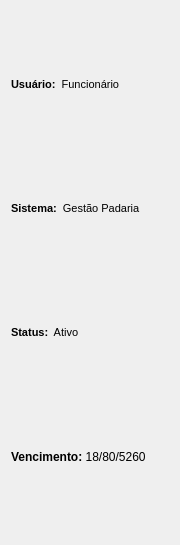
            <widget class="QWidget" name="page_2">
             <property name="geometry">
              <rect>
               <x>0</x>
               <y>0</y>
               <width>180</width>
               <height>545</height>
              </rect>
             </property>
             <property name="cursor">
              <cursorShape>ArrowCursor</cursorShape>
             </property>
             <attribute name="label">
              <string>SISTEMA</string>
             </attribute>
             <layout class="QVBoxLayout" name="verticalLayout_13">
              <property name="spacing">
               <number>0</number>
              </property>
              <property name="rightMargin">
               <number>0</number>
              </property>
              <item>
               <widget class="QLabel" name="label_4">
                <property name="minimumSize">
                 <size>
                  <width>85</width>
                  <height>50</height>
                 </size>
                </property>
                <property name="maximumSize">
                 <size>
                  <width>170</width>
                  <height>100</height>
                 </size>
                </property>
                <property name="text">
                 <string>&lt;!DOCTYPE HTML PUBLIC &quot;-//W3C//DTD HTML 4.0//EN&quot; &quot;http://www.w3.org/TR/REC-html40/strict.dtd&quot;&gt;
&lt;html&gt;&lt;head&gt;&lt;meta name=&quot;qrichtext&quot; content=&quot;1&quot; /&gt;&lt;style type=&quot;text/css&quot;&gt;
p, li { white-space: pre-wrap; }
&lt;/style&gt;&lt;/head&gt;&lt;body style=&quot; font-family:'MS Shell Dlg 2'; font-size:8pt; font-weight:400; font-style:normal;&quot;&gt;
&lt;p style=&quot; margin-top:12px; margin-bottom:12px; margin-left:0px; margin-right:0px; -qt-block-indent:0; text-indent:0px;&quot;&gt;&lt;span style=&quot; font-weight:600;&quot;&gt;Usuário:  &lt;/span&gt;Funcionário&lt;/p&gt;&lt;/body&gt;&lt;/html&gt;</string>
                </property>
               </widget>
              </item>
              <item>
               <widget class="QLabel" name="label_5">
                <property name="minimumSize">
                 <size>
                  <width>85</width>
                  <height>50</height>
                 </size>
                </property>
                <property name="maximumSize">
                 <size>
                  <width>170</width>
                  <height>100</height>
                 </size>
                </property>
                <property name="text">
                 <string>&lt;!DOCTYPE HTML PUBLIC &quot;-//W3C//DTD HTML 4.0//EN&quot; &quot;http://www.w3.org/TR/REC-html40/strict.dtd&quot;&gt;
&lt;html&gt;&lt;head&gt;&lt;meta name=&quot;qrichtext&quot; content=&quot;1&quot; /&gt;&lt;style type=&quot;text/css&quot;&gt;
p, li { white-space: pre-wrap; }
&lt;/style&gt;&lt;/head&gt;&lt;body style=&quot; font-family:'MS Shell Dlg 2'; font-size:8pt; font-weight:400; font-style:normal;&quot;&gt;
&lt;p style=&quot; margin-top:12px; margin-bottom:12px; margin-left:0px; margin-right:0px; -qt-block-indent:0; text-indent:0px;&quot;&gt;&lt;span style=&quot; font-weight:600;&quot;&gt;Sistema:  &lt;/span&gt;Gestão Padaria&lt;/p&gt;&lt;/body&gt;&lt;/html&gt;</string>
                </property>
               </widget>
              </item>
              <item>
               <widget class="QLabel" name="label_12">
                <property name="minimumSize">
                 <size>
                  <width>0</width>
                  <height>50</height>
                 </size>
                </property>
                <property name="maximumSize">
                 <size>
                  <width>16777215</width>
                  <height>100</height>
                 </size>
                </property>
                <property name="text">
                 <string>&lt;!DOCTYPE HTML PUBLIC &quot;-//W3C//DTD HTML 4.0//EN&quot; &quot;http://www.w3.org/TR/REC-html40/strict.dtd&quot;&gt;
&lt;html&gt;&lt;head&gt;&lt;meta name=&quot;qrichtext&quot; content=&quot;1&quot; /&gt;&lt;style type=&quot;text/css&quot;&gt;
p, li { white-space: pre-wrap; }
&lt;/style&gt;&lt;/head&gt;&lt;body style=&quot; font-family:'MS Shell Dlg 2'; font-size:8pt; font-weight:400; font-style:normal;&quot;&gt;
&lt;p style=&quot; margin-top:12px; margin-bottom:12px; margin-left:0px; margin-right:0px; -qt-block-indent:0; text-indent:0px;&quot;&gt;&lt;span style=&quot; font-weight:600;&quot;&gt;Status:&lt;/span&gt;  Ativo &lt;/p&gt;&lt;/body&gt;&lt;/html&gt;</string>
                </property>
               </widget>
              </item>
              <item>
               <widget class="QLabel" name="label_13">
                <property name="minimumSize">
                 <size>
                  <width>0</width>
                  <height>50</height>
                 </size>
                </property>
                <property name="maximumSize">
                 <size>
                  <width>16777215</width>
                  <height>100</height>
                 </size>
                </property>
                <property name="text">
                 <string>&lt;html&gt;&lt;head/&gt;&lt;body&gt;&lt;p&gt;&lt;span style=&quot; font-weight:600;&quot;&gt;Vencimento:&lt;/span&gt; 18/80/5260&lt;/p&gt;&lt;/body&gt;&lt;/html&gt;</string>
                </property>
               </widget>
              </item>
             </layout>
            </widget>
